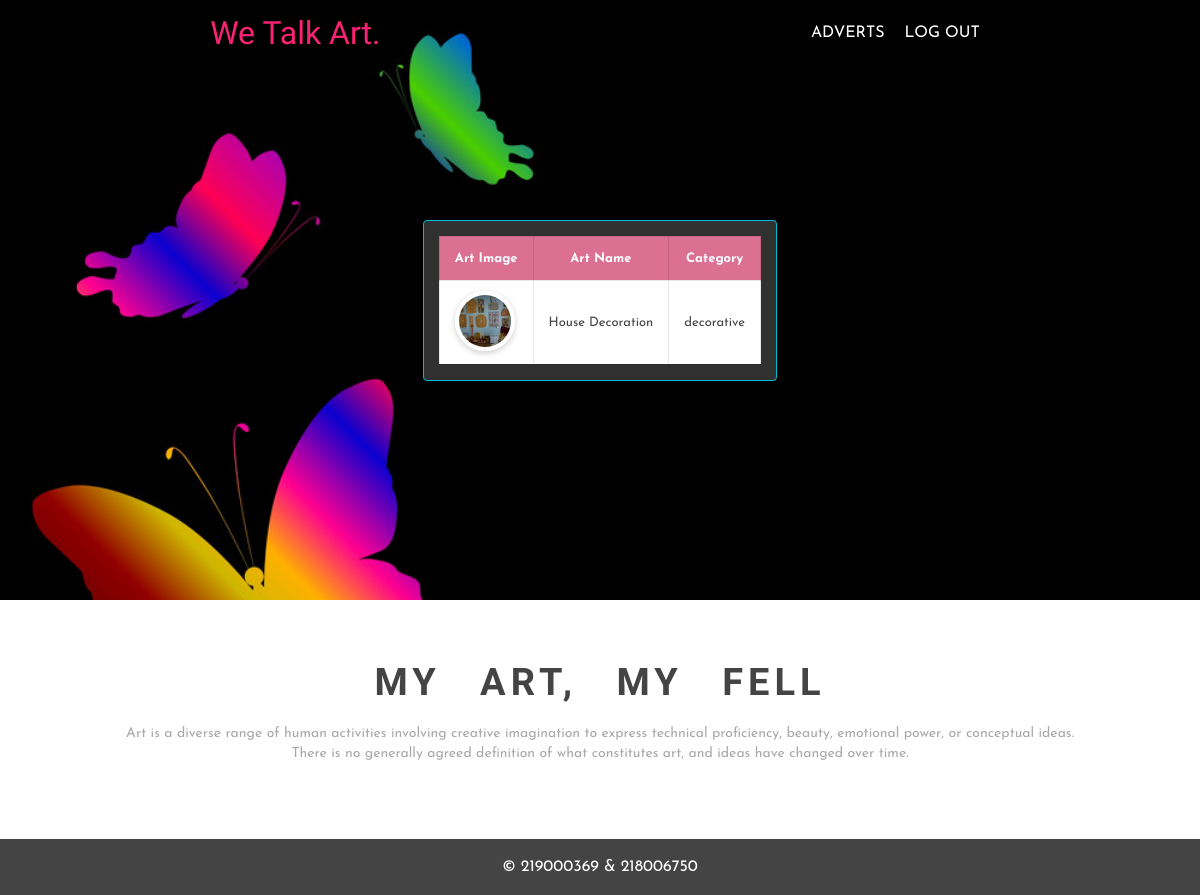
Page /liked.php on the committed database.
### tables this page shows
CREATE TABLE `orders` (
  `Order_Id` int(17) NOT NULL,
  `ProductImage` text NOT NULL,
  `ProductName` varchar(23) NOT NULL,
  `ProductCategory` text NOT NULL
);

### liked.php (the view, shortened to what this page needs)
<!DOCTYPE html>
<html lang="en">
<head>
	<link rel="stylesheet" href="cssres.css">
</head>
<body>
<div class="main_container" id="home">
	<div class="navbar">
		<div class="logo">
			<a href="#">We Talk Art.</a>
		</div>
		<div class="navbar_items">
			<ul>
                <li><a href="customersorders.php">Adverts</a></li>
				<li><a href="customerslogout.php">Log Out</a></li>
			</ul>
		</div>
	</div>
	<div class="banner_image">
    <div class="table_responsive">
      <form action="order.php" method="POST">
      <?php
include "db.php";
$sql = "SELECT orders.ProductImage,orders.ProductName,orders.ProductCategory from orders join favorites on orders.Order_Id=favorites.Order_Id";
if($result = mysqli_query($conn, $sql)){
    if(mysqli_num_rows($result) > 0){
        echo "<table >";
        echo "<thead>";
            echo "<tr>";
                echo "<th>Art Image</th>";
                echo "<th>Art Name</th>";
                echo "<th>Category</th>";
            echo "</tr>";
            echo "</thead>";
        while($row = mysqli_fetch_array($result)){
            echo "<tbody>";
            echo "<tr>";
           $image = $row['ProductImage'];
                echo "<td><img src='images/$image' </td>";
                echo "<td>" . $row['ProductName'] . "</td>";
                echo "<td>" . $row['ProductCategory'] . "</td>";?>
           <?php echo "</tr>";
            echo "</tbody>";
        }
        echo "</table>";
    } else{
        echo "No records matching your query were found.";
    }
}
else{
    echo "ERROR: Could not able to execute $sql. " . mysqli_error($conn);
}
?>
    </div>
	</div>
	<div class="services" id="services">
		<h1 class="title">My Art, My Fell</h1>
		<p>Art is a diverse range of human activities involving creative imagination to express technical proficiency, beauty, emotional power, or conceptual ideas. There is no generally agreed definition of what constitutes art, and ideas have changed over time.</p>
	</div>
	<div class="footer">
		<a href="#">© 219000369&nbsp;&&nbsp;218006750</a>
	</div>
</div>
</body>
</html>

### cssres.css (style rules this page uses)
* { margin: 0; padding: 0; box-sizing: border-box; outline: none; list-style: none; text-decoration: none; font-family: 'Josefin Sans', sans-serif; }
html,body { display: grid; height: 100%; width: 100%; place-items: center; background: -webkit-linear-gradient(left, #ffffff, #ffffff); }
.table_responsive { max-width: 900px; max-height: 450px; border: 1px solid #00bcd4; background-color: #efefef33; padding: 15px; overflow: auto; margin: auto; border-radius: 4px; overflow-y: scroll; }
table { width: 100%; font-size: 13px; color: #444; white-space: nowrap; border-collapse: collapse; }
table>thead { background-color: palevioletred; color: #fff; }
table>thead th { padding: 15px; }
table th, table td { border: 1px solid #00000017; padding: 10px 15px; }
table>tbody>tr>td>img { display: inline-block; width: 60px; height: 60px; object-fit: cover; border-radius: 50%; border: 4px solid #fff; box-shadow: 0 2px 6px #0003; -webkit-transition: width 2s ease, height 2s ease; -moz-transition: width 2s ease, height 2s ease; -o-transition: width 2s ease, height 2s ease; -ms-transition: width 2s ease, height 2s ease; transition: width 2s ease, height 2s ease; }
table>tbody>tr { background-color: #fff; transition: 0.3s ease-in-out; }
h1.title { margin-bottom: 20px; color: #444444; font-family: 'Allura', cursive; text-transform: uppercase; font-size: 38px; word-spacing: 25px; letter-spacing: 5px; }
p { margin-bottom: 15px; font-size: 14px; line-height: 20px; color: #a9a9a9; }
.main_container { position: relative; }
.navbar { width: 100%; height: 65px; position: absolute; display: flex; justify-content: space-around; align-items: center; }
.logo a { font-family: 'Allura', cursive; font-size: 32px; color: #fb2274; }
.navbar_items ul { display: flex; }
.navbar_items ul li { margin: 0 10px; }
.navbar_items ul li a { text-transform: uppercase; color: #fff; }
.banner_image { background: url('images/black-background-with-a-butterfly-vector-1510387.jpg') no-repeat top center; background-size: cover; width: 100%; height: 600px; display: flex; justify-content: center; align-items: center; }
.about, .services, .contactus, .ourteam { text-align: center; padding: 5% 10%; }
.footer { width: 100%; text-align: center; background: #444444; padding: 20px 0; }
.footer a { color: #fff; }

### rows in the picture
orders: ProductImage (picture), ProductName "House Decoration", ProductCategory "decorative"
